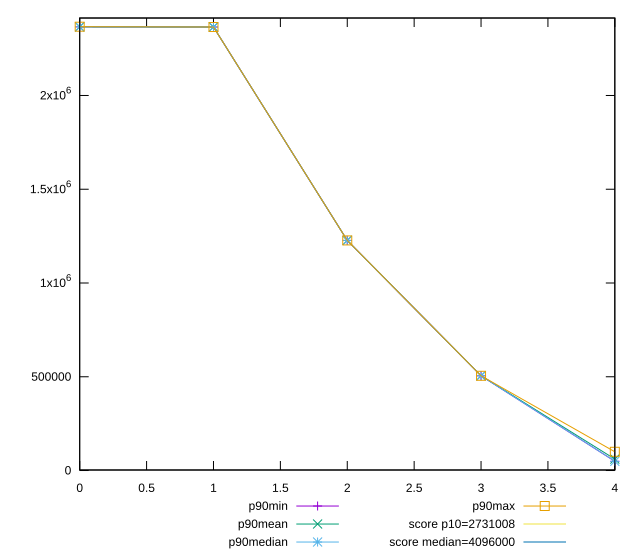

Recreate this plot in gnuplot.
reset

$p90Min <<EOF
0 2365962
1 2365086
2 1227082
3 505080
4 49126
EOF

$p90Mean <<EOF
0 2365991.9680851065
1 2365091.010638298
2 1227082
3 505200.7021276596
4 60891.28723404255
EOF

$p90Median <<EOF
0 2365982
1 2365091
2 1227082
3 505202
4 49248
EOF

$p90Max <<EOF
0 2366754
1 2365101
2 1227082
3 505202
4 99955
EOF

set key outside below
set xrange [0:4]
set yrange [2773.4400000000023:2413106.56]
set trange [2773.4400000000023:2413106.56]
set terminal svg size 640, 560 enhanced background rgb 'white'
set output "report_00012_2021-02-09T11:01:39.952Z/total-byte-weight/progression/value.svg"

plot $p90Min title "p90min" with linespoints, \
     $p90Mean title "p90mean" with linespoints, \
     $p90Median title "p90median" with linespoints, \
     $p90Max title "p90max" with linespoints, \
     2731008 title "score p10=2731008", \
     4096000 title "score median=4096000"

reset
